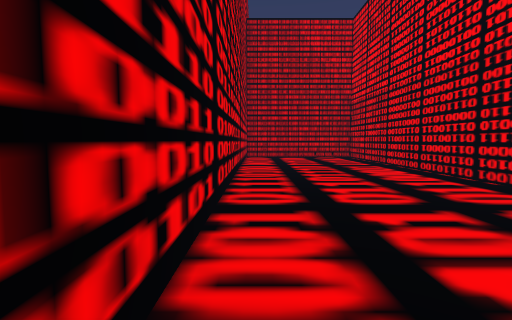
view 1 (above)

24 first-person views from a walk through a scene from a Unity 3-D project. The camera is 1.5 m above the floor, tilts 4° down and sees 85° across. The floor is counted in squares, 2 m on a side. Each view is taken from the middle of a square. On the plan, view 1 faces up. The plan holds only what a view shows up to about 10 squares ahead; the rest is blank. The place goes on beyond the plan. Some animated figures are not drawn.

view 2
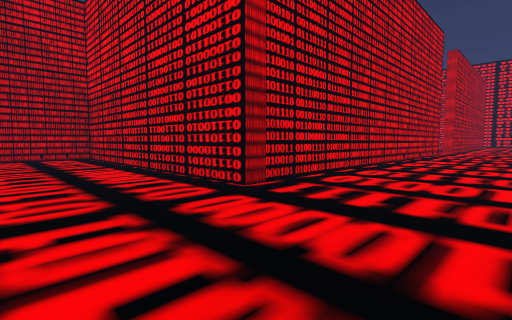

view 3
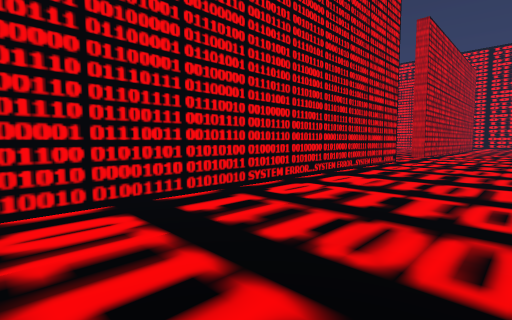

view 4
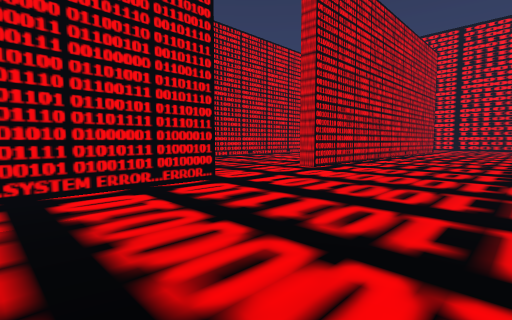

view 5
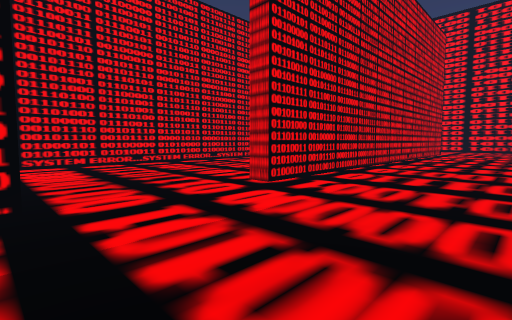

view 6
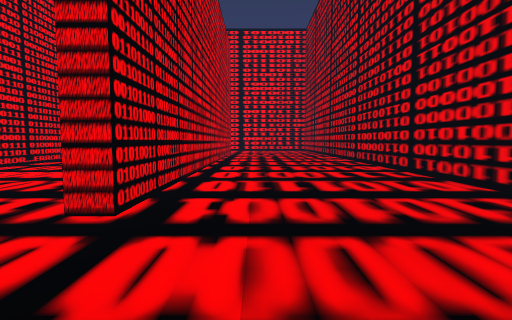

view 7
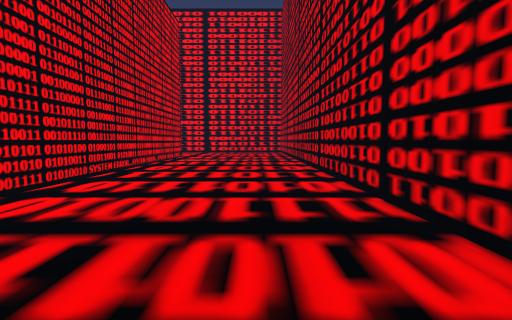

view 8
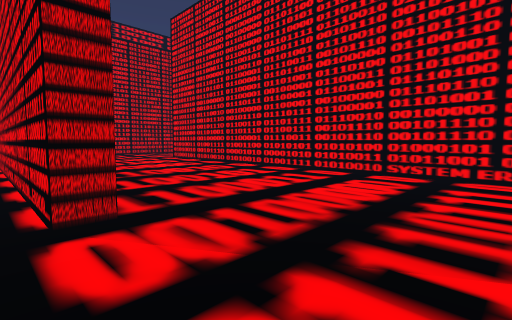

view 9
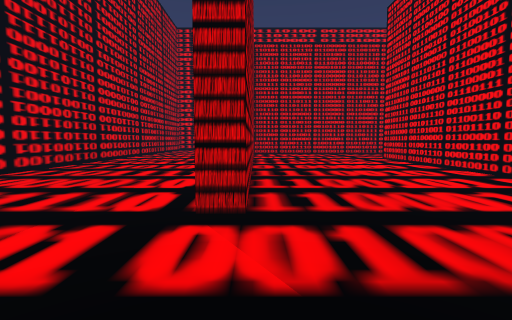

view 10
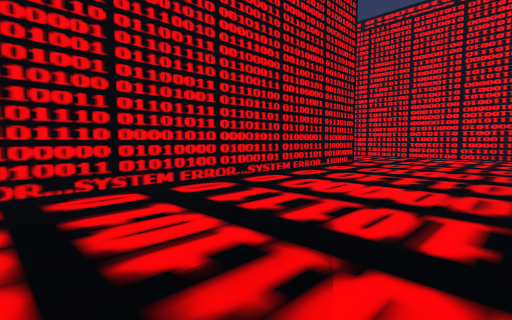

view 11
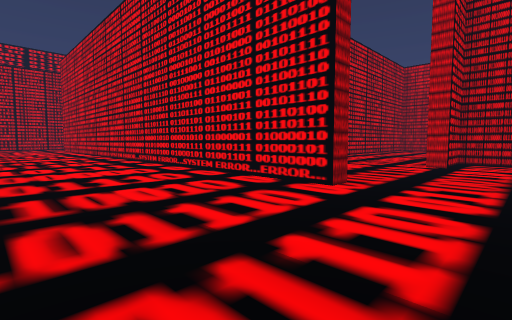

view 12
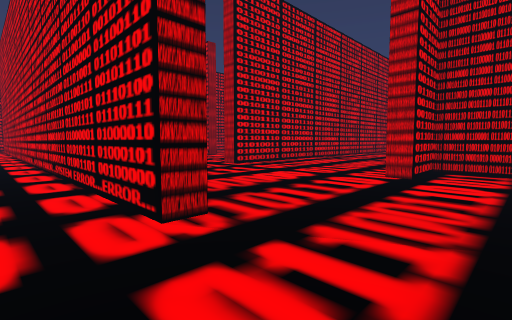

view 13
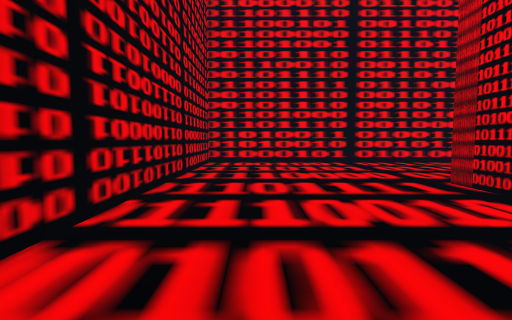

view 14
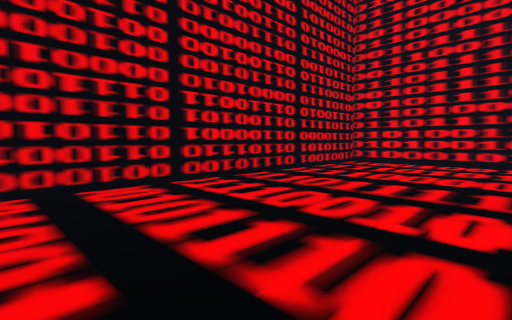

view 15
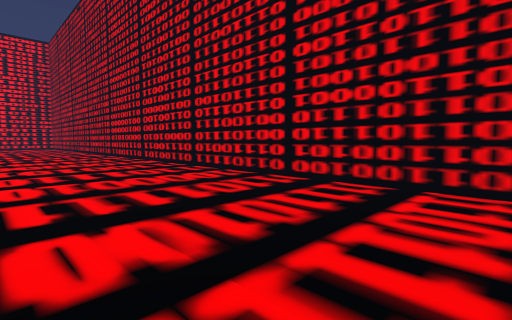

view 16
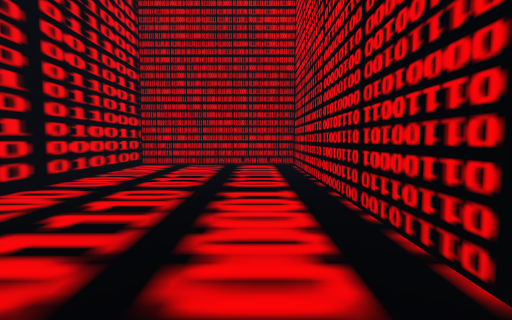

view 17
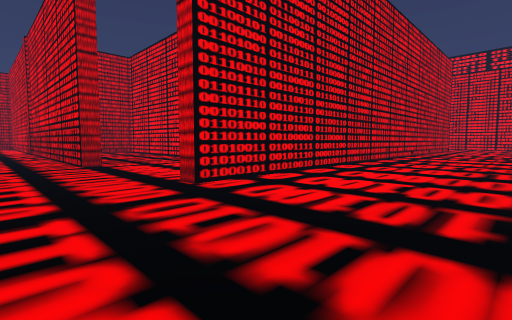

view 18
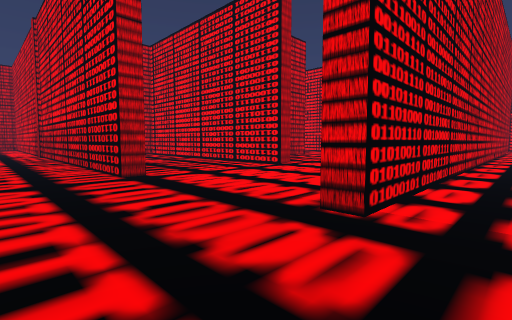

view 19
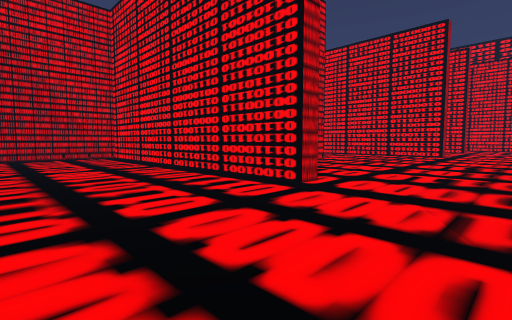

view 20
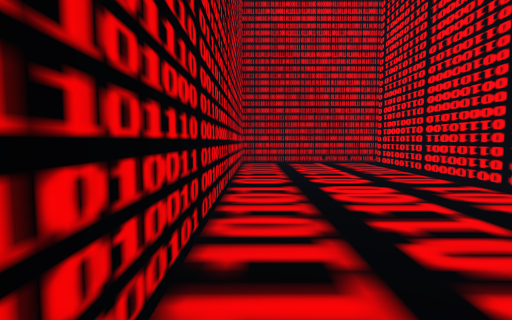

view 21
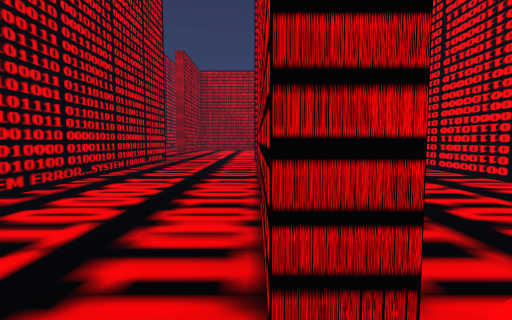

view 22
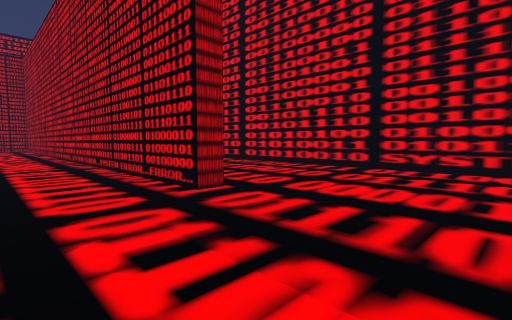

view 23
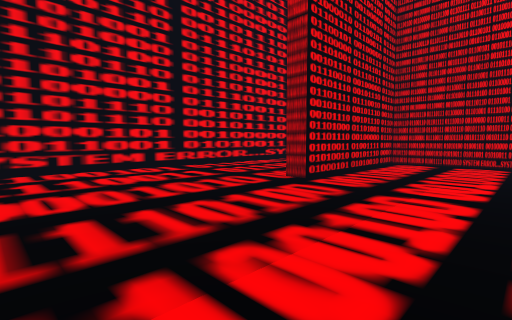

view 24
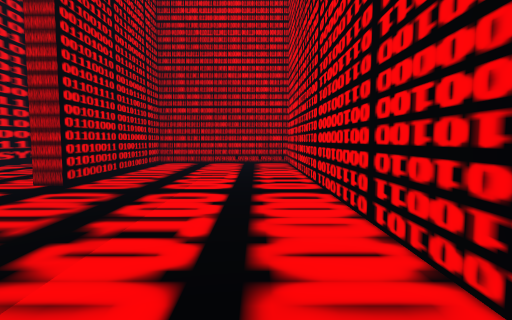

### Floor plan
Points are (right, up) in squares from view 1. A wall is a line through its corners. A room is listed if a view was taken in it or the views show most of it. See-through windows are left out.
Room 1 (views 1, 2, 3, 4, 5, 6, 7, 8, 9, 10, 11, 12, 13, 14, 15, 16, 17, 18, 19, 20, 21)
walls: (13.6, 13.9) (13.1, 13.9) (13.1, 23.3) (8.6, 23.3) (8.6, 14.4); (24.1, 15.4) (24.1, 13.9) (23.6, 13.9); (8.6, 13.9) (8.1, 13.9); (12.6, 3.9) (17.3, 3.9) (17.3, 3.4) (4.2, 3.4) (4.2, 12.3) (-0.5, 12.3) (-0.5, -1.6) (19.6, -1.6); (28.7, 9.8) (28.7, 9.1) (8.7, 9.1) (8.7, 9.8); (30.7, 15.5) (29.4, 15.5) (29.4, 13.9) (28.8, 13.9); (21.9, -1.6) (31, -1.6); (31, 3.4) (20.7, 3.4) (20.7, 4)
ways out: opening at (6.5, 13) to room 2
Room 2 (views 22, 23, 24)
walls: (4.1, 23.4) (4.7, 23.4) (4.7, 15.1); (8.1, 26) (8.1, 34.3) (3.8, 34.3) (3.8, 29.6) (3.2, 29.6); (-0.5, 34.4) (-0.5, 20.2); (8.1, 13.9) (8.1, 20.1)
ways out: opening at (6.5, 13) to room 1

Positions as (right, up) in squares from view 1, and headings:
1: (0, 0), facing up
2: (1, 0), facing up-right
3: (7, 0), facing up-right
4: (14, -1), facing up-right
5: (17, 0), facing up-right
6: (18, 2), facing right
7: (21, 0), facing right
8: (20, 3), facing up-left
9: (20, 4), facing left
10: (20, 5), facing up-right
11: (31, 5), facing up-left
12: (31, 8), facing up-left
13: (9, 0), facing left
14: (9, 3), facing down-left
15: (10, 3), facing down-right
16: (3, 4), facing up
17: (6, 5), facing up-right
18: (6, 8), facing up-right
19: (9, 11), facing up-right
20: (9, 14), facing up
21: (8, 13), facing up
22: (7, 27), facing down-left
23: (7, 25), facing up-left
24: (7, 25), facing up
